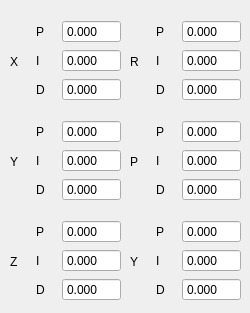
    <widget class="QWidget" name="vel_tab">
     <attribute name="title">
      <string>Tab 2</string>
     </attribute>
     <widget class="QWidget" name="formLayoutWidget_36">
      <property name="geometry">
       <rect>
        <x>10</x>
        <y>20</y>
        <width>111</width>
        <height>84</height>
       </rect>
      </property>
      <layout class="QFormLayout" name="formLayout_44">
       <item row="0" column="1">
        <layout class="QGridLayout" name="gridLayout_59">
         <item row="0" column="1">
          <widget class="QDoubleSpinBox" name="x_vel_p">
           <property name="sizePolicy">
            <sizepolicy hsizetype="Fixed" vsizetype="Fixed">
             <horstretch>0</horstretch>
             <verstretch>0</verstretch>
            </sizepolicy>
           </property>
           <property name="readOnly">
            <bool>true</bool>
           </property>
           <property name="buttonSymbols">
            <enum>QAbstractSpinBox::NoButtons</enum>
           </property>
           <property name="decimals">
            <number>3</number>
           </property>
           <property name="minimum">
            <double>-100.000000000000000</double>
           </property>
           <property name="maximum">
            <double>100.000000000000000</double>
           </property>
          </widget>
         </item>
         <item row="1" column="0">
          <widget class="QLabel" name="label_139">
           <property name="sizePolicy">
            <sizepolicy hsizetype="Minimum" vsizetype="Preferred">
             <horstretch>0</horstretch>
             <verstretch>0</verstretch>
            </sizepolicy>
           </property>
           <property name="text">
            <string>I</string>
           </property>
          </widget>
         </item>
         <item row="0" column="0">
          <widget class="QLabel" name="x_pose_pid_label_46">
           <property name="sizePolicy">
            <sizepolicy hsizetype="Minimum" vsizetype="Preferred">
             <horstretch>0</horstretch>
             <verstretch>0</verstretch>
            </sizepolicy>
           </property>
           <property name="text">
            <string>P</string>
           </property>
          </widget>
         </item>
         <item row="2" column="0">
          <widget class="QLabel" name="label_140">
           <property name="text">
            <string>D</string>
           </property>
          </widget>
         </item>
         <item row="1" column="1">
          <widget class="QDoubleSpinBox" name="x_vel_i">
           <property name="sizePolicy">
            <sizepolicy hsizetype="Fixed" vsizetype="Fixed">
             <horstretch>0</horstretch>
             <verstretch>0</verstretch>
            </sizepolicy>
           </property>
           <property name="readOnly">
            <bool>true</bool>
           </property>
           <property name="buttonSymbols">
            <enum>QAbstractSpinBox::NoButtons</enum>
           </property>
           <property name="decimals">
            <number>3</number>
           </property>
           <property name="minimum">
            <double>-100.000000000000000</double>
           </property>
           <property name="maximum">
            <double>100.000000000000000</double>
           </property>
          </widget>
         </item>
         <item row="2" column="1">
          <widget class="QDoubleSpinBox" name="x_vel_d">
           <property name="sizePolicy">
            <sizepolicy hsizetype="Fixed" vsizetype="Fixed">
             <horstretch>0</horstretch>
             <verstretch>0</verstretch>
            </sizepolicy>
           </property>
           <property name="readOnly">
            <bool>true</bool>
           </property>
           <property name="buttonSymbols">
            <enum>QAbstractSpinBox::NoButtons</enum>
           </property>
           <property name="decimals">
            <number>3</number>
           </property>
           <property name="minimum">
            <double>-100.000000000000000</double>
           </property>
           <property name="maximum">
            <double>100.000000000000000</double>
           </property>
          </widget>
         </item>
        </layout>
       </item>
       <item row="0" column="0">
        <layout class="QVBoxLayout" name="verticalLayout_45">
         <item>
          <spacer name="verticalSpacer_89">
           <property name="orientation">
            <enum>Qt::Vertical</enum>
           </property>
           <property name="sizeHint" stdset="0">
            <size>
             <width>20</width>
             <height>40</height>
            </size>
           </property>
          </spacer>
         </item>
         <item>
          <widget class="QLabel" name="label_141">
           <property name="text">
            <string>X</string>
           </property>
          </widget>
         </item>
         <item>
          <spacer name="verticalSpacer_90">
           <property name="orientation">
            <enum>Qt::Vertical</enum>
           </property>
           <property name="sizeHint" stdset="0">
            <size>
             <width>20</width>
             <height>40</height>
            </size>
           </property>
          </spacer>
         </item>
        </layout>
       </item>
      </layout>
     </widget>
     <widget class="QWidget" name="formLayoutWidget_31">
      <property name="geometry">
       <rect>
        <x>10</x>
        <y>120</y>
        <width>111</width>
        <height>84</height>
       </rect>
      </property>
      <layout class="QFormLayout" name="formLayout_39">
       <item row="0" column="1">
        <layout class="QGridLayout" name="gridLayout_54">
         <item row="0" column="1">
          <widget class="QDoubleSpinBox" name="y_vel_p">
           <property name="sizePolicy">
            <sizepolicy hsizetype="Fixed" vsizetype="Fixed">
             <horstretch>0</horstretch>
             <verstretch>0</verstretch>
            </sizepolicy>
           </property>
           <property name="readOnly">
            <bool>true</bool>
           </property>
           <property name="buttonSymbols">
            <enum>QAbstractSpinBox::NoButtons</enum>
           </property>
           <property name="decimals">
            <number>3</number>
           </property>
           <property name="minimum">
            <double>-100.000000000000000</double>
           </property>
           <property name="maximum">
            <double>100.000000000000000</double>
           </property>
          </widget>
         </item>
         <item row="1" column="0">
          <widget class="QLabel" name="label_124">
           <property name="sizePolicy">
            <sizepolicy hsizetype="Minimum" vsizetype="Preferred">
             <horstretch>0</horstretch>
             <verstretch>0</verstretch>
            </sizepolicy>
           </property>
           <property name="text">
            <string>I</string>
           </property>
          </widget>
         </item>
         <item row="0" column="0">
          <widget class="QLabel" name="x_pose_pid_label_41">
           <property name="sizePolicy">
            <sizepolicy hsizetype="Minimum" vsizetype="Preferred">
             <horstretch>0</horstretch>
             <verstretch>0</verstretch>
            </sizepolicy>
           </property>
           <property name="text">
            <string>P</string>
           </property>
          </widget>
         </item>
         <item row="2" column="0">
          <widget class="QLabel" name="label_125">
           <property name="text">
            <string>D</string>
           </property>
          </widget>
         </item>
         <item row="1" column="1">
          <widget class="QDoubleSpinBox" name="y_vel_i">
           <property name="sizePolicy">
            <sizepolicy hsizetype="Fixed" vsizetype="Fixed">
             <horstretch>0</horstretch>
             <verstretch>0</verstretch>
            </sizepolicy>
           </property>
           <property name="readOnly">
            <bool>true</bool>
           </property>
           <property name="buttonSymbols">
            <enum>QAbstractSpinBox::NoButtons</enum>
           </property>
           <property name="decimals">
            <number>3</number>
           </property>
           <property name="minimum">
            <double>-100.000000000000000</double>
           </property>
           <property name="maximum">
            <double>100.000000000000000</double>
           </property>
          </widget>
         </item>
         <item row="2" column="1">
          <widget class="QDoubleSpinBox" name="y_vel_d">
           <property name="sizePolicy">
            <sizepolicy hsizetype="Fixed" vsizetype="Fixed">
             <horstretch>0</horstretch>
             <verstretch>0</verstretch>
            </sizepolicy>
           </property>
           <property name="readOnly">
            <bool>true</bool>
           </property>
           <property name="buttonSymbols">
            <enum>QAbstractSpinBox::NoButtons</enum>
           </property>
           <property name="decimals">
            <number>3</number>
           </property>
           <property name="minimum">
            <double>-100.000000000000000</double>
           </property>
           <property name="maximum">
            <double>100.000000000000000</double>
           </property>
          </widget>
         </item>
        </layout>
       </item>
       <item row="0" column="0">
        <layout class="QVBoxLayout" name="verticalLayout_40">
         <item>
          <spacer name="verticalSpacer_79">
           <property name="orientation">
            <enum>Qt::Vertical</enum>
           </property>
           <property name="sizeHint" stdset="0">
            <size>
             <width>20</width>
             <height>40</height>
            </size>
           </property>
          </spacer>
         </item>
         <item>
          <widget class="QLabel" name="label_126">
           <property name="text">
            <string>Y</string>
           </property>
          </widget>
         </item>
         <item>
          <spacer name="verticalSpacer_80">
           <property name="orientation">
            <enum>Qt::Vertical</enum>
           </property>
           <property name="sizeHint" stdset="0">
            <size>
             <width>20</width>
             <height>40</height>
            </size>
           </property>
          </spacer>
         </item>
        </layout>
       </item>
      </layout>
     </widget>
     <widget class="QWidget" name="formLayoutWidget_35">
      <property name="geometry">
       <rect>
        <x>130</x>
        <y>220</y>
        <width>111</width>
        <height>84</height>
       </rect>
      </property>
      <layout class="QFormLayout" name="formLayout_43">
       <item row="0" column="1">
        <layout class="QGridLayout" name="gridLayout_58">
         <item row="0" column="1">
          <widget class="QDoubleSpinBox" name="yaw_vel_p">
           <property name="sizePolicy">
            <sizepolicy hsizetype="Fixed" vsizetype="Fixed">
             <horstretch>0</horstretch>
             <verstretch>0</verstretch>
            </sizepolicy>
           </property>
           <property name="readOnly">
            <bool>true</bool>
           </property>
           <property name="buttonSymbols">
            <enum>QAbstractSpinBox::NoButtons</enum>
           </property>
           <property name="decimals">
            <number>3</number>
           </property>
           <property name="minimum">
            <double>-100.000000000000000</double>
           </property>
           <property name="maximum">
            <double>100.000000000000000</double>
           </property>
          </widget>
         </item>
         <item row="1" column="0">
          <widget class="QLabel" name="label_136">
           <property name="sizePolicy">
            <sizepolicy hsizetype="Minimum" vsizetype="Preferred">
             <horstretch>0</horstretch>
             <verstretch>0</verstretch>
            </sizepolicy>
           </property>
           <property name="text">
            <string>I</string>
           </property>
          </widget>
         </item>
         <item row="0" column="0">
          <widget class="QLabel" name="x_pose_pid_label_45">
           <property name="sizePolicy">
            <sizepolicy hsizetype="Minimum" vsizetype="Preferred">
             <horstretch>0</horstretch>
             <verstretch>0</verstretch>
            </sizepolicy>
           </property>
           <property name="text">
            <string>P</string>
           </property>
          </widget>
         </item>
         <item row="2" column="0">
          <widget class="QLabel" name="label_137">
           <property name="text">
            <string>D</string>
           </property>
          </widget>
         </item>
         <item row="1" column="1">
          <widget class="QDoubleSpinBox" name="yaw_vel_i">
           <property name="sizePolicy">
            <sizepolicy hsizetype="Fixed" vsizetype="Fixed">
             <horstretch>0</horstretch>
             <verstretch>0</verstretch>
            </sizepolicy>
           </property>
           <property name="readOnly">
            <bool>true</bool>
           </property>
           <property name="buttonSymbols">
            <enum>QAbstractSpinBox::NoButtons</enum>
           </property>
           <property name="decimals">
            <number>3</number>
           </property>
           <property name="minimum">
            <double>-100.000000000000000</double>
           </property>
           <property name="maximum">
            <double>100.000000000000000</double>
           </property>
          </widget>
         </item>
         <item row="2" column="1">
          <widget class="QDoubleSpinBox" name="yaw_vel_d">
           <property name="sizePolicy">
            <sizepolicy hsizetype="Fixed" vsizetype="Fixed">
             <horstretch>0</horstretch>
             <verstretch>0</verstretch>
            </sizepolicy>
           </property>
           <property name="readOnly">
            <bool>true</bool>
           </property>
           <property name="buttonSymbols">
            <enum>QAbstractSpinBox::NoButtons</enum>
           </property>
           <property name="decimals">
            <number>3</number>
           </property>
           <property name="minimum">
            <double>-100.000000000000000</double>
           </property>
           <property name="maximum">
            <double>100.000000000000000</double>
           </property>
          </widget>
         </item>
        </layout>
       </item>
       <item row="0" column="0">
        <layout class="QVBoxLayout" name="verticalLayout_44">
         <item>
          <spacer name="verticalSpacer_87">
           <property name="orientation">
            <enum>Qt::Vertical</enum>
           </property>
           <property name="sizeHint" stdset="0">
            <size>
             <width>20</width>
             <height>40</height>
            </size>
           </property>
          </spacer>
         </item>
         <item>
          <widget class="QLabel" name="label_138">
           <property name="text">
            <string>Y</string>
           </property>
          </widget>
         </item>
         <item>
          <spacer name="verticalSpacer_88">
           <property name="orientation">
            <enum>Qt::Vertical</enum>
           </property>
           <property name="sizeHint" stdset="0">
            <size>
             <width>20</width>
             <height>40</height>
            </size>
           </property>
          </spacer>
         </item>
        </layout>
       </item>
      </layout>
     </widget>
     <widget class="QWidget" name="formLayoutWidget_33">
      <property name="geometry">
       <rect>
        <x>130</x>
        <y>20</y>
        <width>111</width>
        <height>84</height>
       </rect>
      </property>
      <layout class="QFormLayout" name="formLayout_41">
       <item row="0" column="1">
        <layout class="QGridLayout" name="gridLayout_56">
         <item row="0" column="1">
          <widget class="QDoubleSpinBox" name="roll_vel_p">
           <property name="sizePolicy">
            <sizepolicy hsizetype="Fixed" vsizetype="Fixed">
             <horstretch>0</horstretch>
             <verstretch>0</verstretch>
            </sizepolicy>
           </property>
           <property name="readOnly">
            <bool>true</bool>
           </property>
           <property name="buttonSymbols">
            <enum>QAbstractSpinBox::NoButtons</enum>
           </property>
           <property name="decimals">
            <number>3</number>
           </property>
           <property name="minimum">
            <double>-100.000000000000000</double>
           </property>
           <property name="maximum">
            <double>100.000000000000000</double>
           </property>
          </widget>
         </item>
         <item row="1" column="0">
          <widget class="QLabel" name="label_130">
           <property name="sizePolicy">
            <sizepolicy hsizetype="Minimum" vsizetype="Preferred">
             <horstretch>0</horstretch>
             <verstretch>0</verstretch>
            </sizepolicy>
           </property>
           <property name="text">
            <string>I</string>
           </property>
          </widget>
         </item>
         <item row="0" column="0">
          <widget class="QLabel" name="x_pose_pid_label_43">
           <property name="sizePolicy">
            <sizepolicy hsizetype="Minimum" vsizetype="Preferred">
             <horstretch>0</horstretch>
             <verstretch>0</verstretch>
            </sizepolicy>
           </property>
           <property name="text">
            <string>P</string>
           </property>
          </widget>
         </item>
         <item row="2" column="0">
          <widget class="QLabel" name="label_131">
           <property name="text">
            <string>D</string>
           </property>
          </widget>
         </item>
         <item row="1" column="1">
          <widget class="QDoubleSpinBox" name="roll_vel_i">
           <property name="sizePolicy">
            <sizepolicy hsizetype="Fixed" vsizetype="Fixed">
             <horstretch>0</horstretch>
             <verstretch>0</verstretch>
            </sizepolicy>
           </property>
           <property name="readOnly">
            <bool>true</bool>
           </property>
           <property name="buttonSymbols">
            <enum>QAbstractSpinBox::NoButtons</enum>
           </property>
           <property name="decimals">
            <number>3</number>
           </property>
           <property name="minimum">
            <double>-100.000000000000000</double>
           </property>
           <property name="maximum">
            <double>100.000000000000000</double>
           </property>
          </widget>
         </item>
         <item row="2" column="1">
          <widget class="QDoubleSpinBox" name="roll_vel_d">
           <property name="sizePolicy">
            <sizepolicy hsizetype="Fixed" vsizetype="Fixed">
             <horstretch>0</horstretch>
             <verstretch>0</verstretch>
            </sizepolicy>
           </property>
           <property name="readOnly">
            <bool>true</bool>
           </property>
           <property name="buttonSymbols">
            <enum>QAbstractSpinBox::NoButtons</enum>
           </property>
           <property name="decimals">
            <number>3</number>
           </property>
           <property name="minimum">
            <double>-100.000000000000000</double>
           </property>
           <property name="maximum">
            <double>100.000000000000000</double>
           </property>
          </widget>
         </item>
        </layout>
       </item>
       <item row="0" column="0">
        <layout class="QVBoxLayout" name="verticalLayout_42">
         <item>
          <spacer name="verticalSpacer_83">
           <property name="orientation">
            <enum>Qt::Vertical</enum>
           </property>
           <property name="sizeHint" stdset="0">
            <size>
             <width>20</width>
             <height>40</height>
            </size>
           </property>
          </spacer>
         </item>
         <item>
          <widget class="QLabel" name="label_132">
           <property name="text">
            <string>R</string>
           </property>
          </widget>
         </item>
         <item>
          <spacer name="verticalSpacer_84">
           <property name="orientation">
            <enum>Qt::Vertical</enum>
           </property>
           <property name="sizeHint" stdset="0">
            <size>
             <width>20</width>
             <height>40</height>
            </size>
           </property>
          </spacer>
         </item>
        </layout>
       </item>
      </layout>
     </widget>
     <widget class="QWidget" name="formLayoutWidget_34">
      <property name="geometry">
       <rect>
        <x>130</x>
        <y>120</y>
        <width>111</width>
        <height>84</height>
       </rect>
      </property>
      <layout class="QFormLayout" name="formLayout_42">
       <item row="0" column="1">
        <layout class="QGridLayout" name="gridLayout_57">
         <item row="0" column="1">
          <widget class="QDoubleSpinBox" name="pitch_vel_p">
           <property name="sizePolicy">
            <sizepolicy hsizetype="Fixed" vsizetype="Fixed">
             <horstretch>0</horstretch>
             <verstretch>0</verstretch>
            </sizepolicy>
           </property>
           <property name="readOnly">
            <bool>true</bool>
           </property>
           <property name="buttonSymbols">
            <enum>QAbstractSpinBox::NoButtons</enum>
           </property>
           <property name="decimals">
            <number>3</number>
           </property>
           <property name="minimum">
            <double>-100.000000000000000</double>
           </property>
           <property name="maximum">
            <double>100.000000000000000</double>
           </property>
          </widget>
         </item>
         <item row="1" column="0">
          <widget class="QLabel" name="label_133">
           <property name="sizePolicy">
            <sizepolicy hsizetype="Minimum" vsizetype="Preferred">
             <horstretch>0</horstretch>
             <verstretch>0</verstretch>
            </sizepolicy>
           </property>
           <property name="text">
            <string>I</string>
           </property>
          </widget>
         </item>
         <item row="0" column="0">
          <widget class="QLabel" name="x_pose_pid_label_44">
           <property name="sizePolicy">
            <sizepolicy hsizetype="Minimum" vsizetype="Preferred">
             <horstretch>0</horstretch>
             <verstretch>0</verstretch>
            </sizepolicy>
           </property>
           <property name="text">
            <string>P</string>
           </property>
          </widget>
         </item>
         <item row="2" column="0">
          <widget class="QLabel" name="label_134">
           <property name="text">
            <string>D</string>
           </property>
          </widget>
         </item>
         <item row="1" column="1">
          <widget class="QDoubleSpinBox" name="pitch_vel_i">
           <property name="sizePolicy">
            <sizepolicy hsizetype="Fixed" vsizetype="Fixed">
             <horstretch>0</horstretch>
             <verstretch>0</verstretch>
            </sizepolicy>
           </property>
           <property name="readOnly">
            <bool>true</bool>
           </property>
           <property name="buttonSymbols">
            <enum>QAbstractSpinBox::NoButtons</enum>
           </property>
           <property name="decimals">
            <number>3</number>
           </property>
           <property name="minimum">
            <double>-100.000000000000000</double>
           </property>
           <property name="maximum">
            <double>100.000000000000000</double>
           </property>
          </widget>
         </item>
         <item row="2" column="1">
          <widget class="QDoubleSpinBox" name="pitch_vel_d">
           <property name="sizePolicy">
            <sizepolicy hsizetype="Fixed" vsizetype="Fixed">
             <horstretch>0</horstretch>
             <verstretch>0</verstretch>
            </sizepolicy>
           </property>
           <property name="readOnly">
            <bool>true</bool>
           </property>
           <property name="buttonSymbols">
            <enum>QAbstractSpinBox::NoButtons</enum>
           </property>
           <property name="decimals">
            <number>3</number>
           </property>
           <property name="minimum">
            <double>-100.000000000000000</double>
           </property>
           <property name="maximum">
            <double>100.000000000000000</double>
           </property>
          </widget>
         </item>
        </layout>
       </item>
       <item row="0" column="0">
        <layout class="QVBoxLayout" name="verticalLayout_43">
         <item>
          <spacer name="verticalSpacer_85">
           <property name="orientation">
            <enum>Qt::Vertical</enum>
           </property>
           <property name="sizeHint" stdset="0">
            <size>
             <width>20</width>
             <height>40</height>
            </size>
           </property>
          </spacer>
         </item>
         <item>
          <widget class="QLabel" name="label_135">
           <property name="text">
            <string>P</string>
           </property>
          </widget>
         </item>
         <item>
          <spacer name="verticalSpacer_86">
           <property name="orientation">
            <enum>Qt::Vertical</enum>
           </property>
           <property name="sizeHint" stdset="0">
            <size>
             <width>20</width>
             <height>40</height>
            </size>
           </property>
          </spacer>
         </item>
        </layout>
       </item>
      </layout>
     </widget>
     <widget class="QWidget" name="formLayoutWidget_32">
      <property name="geometry">
       <rect>
        <x>10</x>
        <y>220</y>
        <width>111</width>
        <height>84</height>
       </rect>
      </property>
      <layout class="QFormLayout" name="formLayout_40">
       <item row="0" column="1">
        <layout class="QGridLayout" name="gridLayout_55">
         <item row="0" column="1">
          <widget class="QDoubleSpinBox" name="z_vel_p">
           <property name="sizePolicy">
            <sizepolicy hsizetype="Fixed" vsizetype="Fixed">
             <horstretch>0</horstretch>
             <verstretch>0</verstretch>
            </sizepolicy>
           </property>
           <property name="readOnly">
            <bool>true</bool>
           </property>
           <property name="buttonSymbols">
            <enum>QAbstractSpinBox::NoButtons</enum>
           </property>
           <property name="decimals">
            <number>3</number>
           </property>
           <property name="minimum">
            <double>-100.000000000000000</double>
           </property>
           <property name="maximum">
            <double>100.000000000000000</double>
           </property>
          </widget>
         </item>
         <item row="1" column="0">
          <widget class="QLabel" name="label_127">
           <property name="sizePolicy">
            <sizepolicy hsizetype="Minimum" vsizetype="Preferred">
             <horstretch>0</horstretch>
             <verstretch>0</verstretch>
            </sizepolicy>
           </property>
           <property name="text">
            <string>I</string>
           </property>
          </widget>
         </item>
         <item row="0" column="0">
          <widget class="QLabel" name="x_pose_pid_label_42">
           <property name="sizePolicy">
            <sizepolicy hsizetype="Minimum" vsizetype="Preferred">
             <horstretch>0</horstretch>
             <verstretch>0</verstretch>
            </sizepolicy>
           </property>
           <property name="text">
            <string>P</string>
           </property>
          </widget>
         </item>
         <item row="2" column="0">
          <widget class="QLabel" name="label_128">
           <property name="text">
            <string>D</string>
           </property>
          </widget>
         </item>
         <item row="1" column="1">
          <widget class="QDoubleSpinBox" name="z_vel_i">
           <property name="sizePolicy">
            <sizepolicy hsizetype="Fixed" vsizetype="Fixed">
             <horstretch>0</horstretch>
             <verstretch>0</verstretch>
            </sizepolicy>
           </property>
           <property name="readOnly">
            <bool>true</bool>
           </property>
           <property name="buttonSymbols">
            <enum>QAbstractSpinBox::NoButtons</enum>
           </property>
           <property name="decimals">
            <number>3</number>
           </property>
           <property name="minimum">
            <double>-100.000000000000000</double>
           </property>
           <property name="maximum">
            <double>100.000000000000000</double>
           </property>
          </widget>
         </item>
         <item row="2" column="1">
          <widget class="QDoubleSpinBox" name="z_vel_d">
           <property name="sizePolicy">
            <sizepolicy hsizetype="Fixed" vsizetype="Fixed">
             <horstretch>0</horstretch>
             <verstretch>0</verstretch>
            </sizepolicy>
           </property>
           <property name="readOnly">
            <bool>true</bool>
           </property>
           <property name="buttonSymbols">
            <enum>QAbstractSpinBox::NoButtons</enum>
           </property>
           <property name="decimals">
            <number>3</number>
           </property>
           <property name="minimum">
            <double>-100.000000000000000</double>
           </property>
           <property name="maximum">
            <double>100.000000000000000</double>
           </property>
          </widget>
         </item>
        </layout>
       </item>
       <item row="0" column="0">
        <layout class="QVBoxLayout" name="verticalLayout_41">
         <item>
          <spacer name="verticalSpacer_81">
           <property name="orientation">
            <enum>Qt::Vertical</enum>
           </property>
           <property name="sizeHint" stdset="0">
            <size>
             <width>20</width>
             <height>40</height>
            </size>
           </property>
          </spacer>
         </item>
         <item>
          <widget class="QLabel" name="label_129">
           <property name="text">
            <string>Z</string>
           </property>
          </widget>
         </item>
         <item>
          <spacer name="verticalSpacer_82">
           <property name="orientation">
            <enum>Qt::Vertical</enum>
           </property>
           <property name="sizeHint" stdset="0">
            <size>
             <width>20</width>
             <height>40</height>
            </size>
           </property>
          </spacer>
         </item>
        </layout>
       </item>
      </layout>
     </widget>
    </widget>
